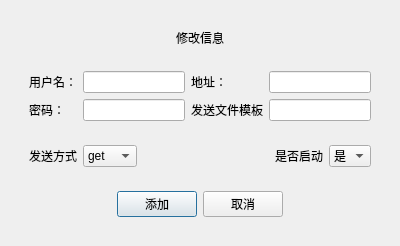
<?xml version="1.0" encoding="UTF-8"?>
<ui version="4.0">
 <class>Dialog</class>
 <widget class="QDialog" name="Dialog">
  <property name="geometry">
   <rect>
    <x>0</x>
    <y>0</y>
    <width>400</width>
    <height>238</height>
   </rect>
  </property>
  <property name="windowTitle">
   <string>Dialog</string>
  </property>
  <layout class="QVBoxLayout" name="verticalLayout">
   <item>
    <widget class="QWidget" name="widget" native="true">
     <layout class="QVBoxLayout" name="verticalLayout_2">
      <item>
       <widget class="QWidget" name="widget_2" native="true">
        <layout class="QVBoxLayout" name="verticalLayout_3">
         <item>
          <widget class="QLabel" name="label_7">
           <property name="text">
            <string>修改信息</string>
           </property>
           <property name="alignment">
            <set>Qt::AlignCenter</set>
           </property>
          </widget>
         </item>
        </layout>
       </widget>
      </item>
      <item>
       <widget class="QWidget" name="widget_3" native="true">
        <layout class="QGridLayout" name="gridLayout">
         <item row="0" column="3">
          <widget class="QLineEdit" name="lineEdit_2"/>
         </item>
         <item row="0" column="1">
          <widget class="QLineEdit" name="lineEdit"/>
         </item>
         <item row="1" column="0">
          <widget class="QLabel" name="label_3">
           <property name="text">
            <string>密码：</string>
           </property>
          </widget>
         </item>
         <item row="1" column="1">
          <widget class="QLineEdit" name="lineEdit_3"/>
         </item>
         <item row="0" column="2">
          <widget class="QLabel" name="label_2">
           <property name="text">
            <string>地址：</string>
           </property>
          </widget>
         </item>
         <item row="0" column="0">
          <widget class="QLabel" name="label">
           <property name="text">
            <string>用户名：</string>
           </property>
          </widget>
         </item>
         <item row="1" column="2">
          <widget class="QLabel" name="label_4">
           <property name="text">
            <string>发送文件模板</string>
           </property>
          </widget>
         </item>
         <item row="1" column="3">
          <widget class="QLineEdit" name="lineEdit_4"/>
         </item>
        </layout>
       </widget>
      </item>
      <item>
       <widget class="QWidget" name="widget_4" native="true">
        <layout class="QHBoxLayout" name="horizontalLayout">
         <item>
          <widget class="QLabel" name="label_5">
           <property name="text">
            <string>发送方式</string>
           </property>
          </widget>
         </item>
         <item>
          <widget class="QComboBox" name="comboBox">
           <item>
            <property name="text">
             <string>get</string>
            </property>
           </item>
           <item>
            <property name="text">
             <string>post</string>
            </property>
           </item>
          </widget>
         </item>
         <item>
          <spacer name="horizontalSpacer">
           <property name="orientation">
            <enum>Qt::Horizontal</enum>
           </property>
           <property name="sizeHint" stdset="0">
            <size>
             <width>40</width>
             <height>20</height>
            </size>
           </property>
          </spacer>
         </item>
         <item>
          <widget class="QLabel" name="label_6">
           <property name="text">
            <string>是否启动</string>
           </property>
          </widget>
         </item>
         <item>
          <widget class="QComboBox" name="comboBox_2">
           <item>
            <property name="text">
             <string>是</string>
            </property>
           </item>
           <item>
            <property name="text">
             <string>否</string>
            </property>
           </item>
          </widget>
         </item>
        </layout>
       </widget>
      </item>
      <item>
       <widget class="QWidget" name="widget_5" native="true">
        <layout class="QHBoxLayout" name="horizontalLayout_2">
         <item>
          <spacer name="horizontalSpacer_2">
           <property name="orientation">
            <enum>Qt::Horizontal</enum>
           </property>
           <property name="sizeHint" stdset="0">
            <size>
             <width>40</width>
             <height>20</height>
            </size>
           </property>
          </spacer>
         </item>
         <item>
          <widget class="QPushButton" name="pushButton">
           <property name="text">
            <string>添加</string>
           </property>
          </widget>
         </item>
         <item>
          <widget class="QPushButton" name="pushButton_2">
           <property name="text">
            <string>取消</string>
           </property>
          </widget>
         </item>
         <item>
          <spacer name="horizontalSpacer_3">
           <property name="orientation">
            <enum>Qt::Horizontal</enum>
           </property>
           <property name="sizeHint" stdset="0">
            <size>
             <width>40</width>
             <height>20</height>
            </size>
           </property>
          </spacer>
         </item>
        </layout>
       </widget>
      </item>
     </layout>
    </widget>
   </item>
  </layout>
 </widget>
 <resources/>
 <connections/>
</ui>
